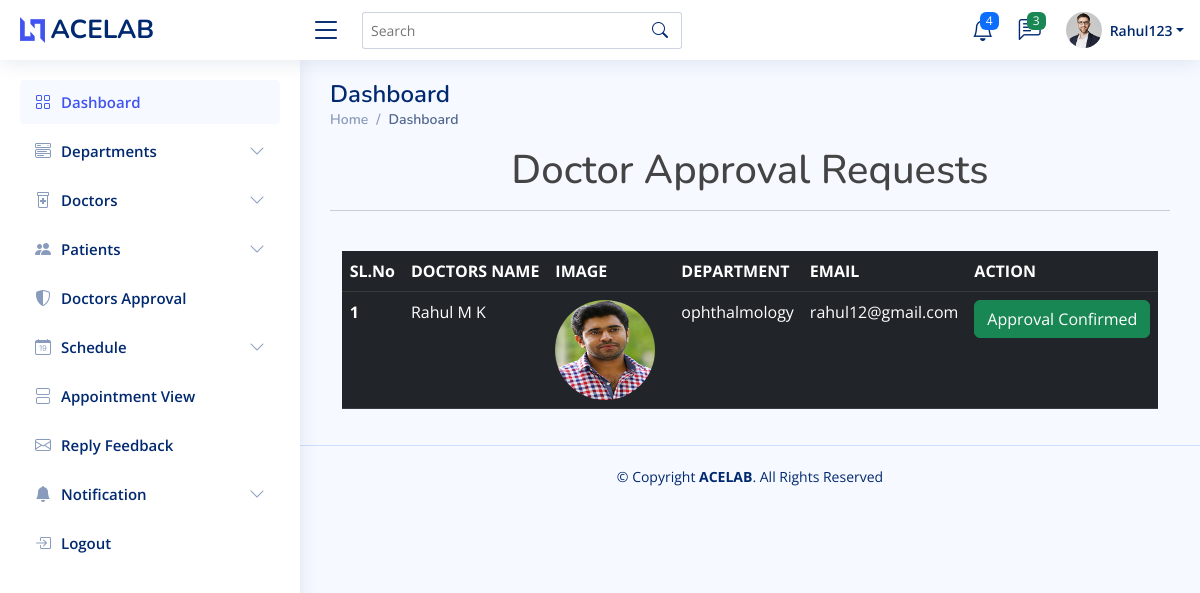
Page /doc_approval_list (signed in) on the committed database.
### home/models.py (models this page shows, shortened)
class Login(AbstractUser):
    is_doctor = models.BooleanField(default=False)
    is_patient = models.BooleanField(default=False)

class doctor(models.Model):
    user = models.OneToOneField(Login, on_delete=models.CASCADE, primary_key=True, related_name='Doctor')
    name = models.CharField(max_length=100)
    department = models.ForeignKey(department, on_delete=models.DO_NOTHING)
    email = models.EmailField()
    Image = models.ImageField(upload_to='images/')
    status = models.IntegerField(default=0)

class department(models.Model):
    dept_name = models.CharField(max_length=100)
    dept_desc = models.TextField()
    def __str__(self):
        return self.dept_name

### home/adminview.py (the view)
# urls.py: path('doc_approval_list', adminview.doc_approval_list, name='doc_approval_list'),
@login_required(login_url='login_view')
def doc_approval_list(request):
    data = doctor.objects.all()
    return render(request, 'admin1/doc_approval_list.html', {'data': data})

### templates/admin1/doc_approval_list.html (shortened to what this page needs)
{% extends 'admin1/admindashboard.html' %}
{% load crispy_forms_tags %}
{% block content %}
<h1 class="text-center">Doctor Approval Requests</h1><hr><br>
<div class="row justify-content-center">
    <div class="col-auto">
        <table class="table table-dark table-responsive">
          <thead>
            <tr>
              <th scope="col">SL.No</th>
              <th scope="col">DOCTORS NAME</th>
              <th scope="col">IMAGE</th>
              <th scope="col">DEPARTMENT</th>
              <th scope="col">EMAIL</th>
              <th scope="col">ACTION</th>
            </tr>
          </thead>
          <tbody>
          {%  for i in data %}
            <tr>
              <th scope="row">{{forloop.counter}}</th>
              <td>{{i.name}}</td>
              <td><img src="{{ i.Image.url }}" class="img-responsive rounded-circle" style="width:100px;height:100px; float: left; margin-right: 10px;" /></td>
              <td>{{i.department}}</td>
              <td>{{i.email}}</td>
              <td>
                {% if i.status == 0 %}
                <a href="{% url 'approve_doc' i.user_id %}" type="button" class="btn btn-success">Approve</a>
                <form action="{% url 'reject_doc' i.user_id %}" method="post" style="display:inline;" onsubmit="window.mytest()">
                  {% csrf_token %}
                  <input type="hidden" value="{{i.id}}" />
                  <button class="btn btn-danger">Reject</button>
                </form>
                {% elif i.status == 1 %}
                <button type="button" class="btn btn-success">Approval Confirmed</button>
                {% else %}
                <button type="button" class="btn btn-danger">Approval rejected</button>
                {% endif %}
              </td>
            </tr>
          {% endfor %}
          </tbody>
        </table>
    </div>
</div>
{% endblock %}

### templates/admin1/admindashboard.html (shortened to what this page needs)
<!DOCTYPE html>
{% load static %}
{%load crispy_forms_tags %}
<html lang="en">
<head>
  <link href=" {% static 'set3/assets/vendor/bootstrap/css/bootstrap.min.css' %} " rel="stylesheet">
  <link href=" {% static 'set3/assets/vendor/bootstrap-icons/bootstrap-icons.css' %} " rel="stylesheet">
  <link href=" {% static 'set3/assets/vendor/boxicons/css/boxicons.min.css' %} " rel="stylesheet">
  <link href=" {% static 'set3/assets/vendor/quill/quill.snow.css' %} " rel="stylesheet">
  <link href=" {% static 'set3/assets/vendor/quill/quill.bubble.css' %} " rel="stylesheet">
  <link href=" {% static 'set3/assets/vendor/remixicon/remixicon.css' %} " rel="stylesheet">
  <link href=" {% static 'set3/assets/vendor/simple-datatables/style.css' %} " rel="stylesheet">
  <link href=" {% static 'set3/assets/css/style.css' %} " rel="stylesheet">
</head>
<body>
  <header id="header" class="header fixed-top d-flex align-items-center">
    <div class="d-flex align-items-center justify-content-between">
      <a href=" {% static 'index.html' %} " class="logo d-flex align-items-center">
        <img src=" {% static 'set3/assets/img/logo.png' %} " alt="">
        <span class="d-none d-lg-block">ACELAB</span>
      </a>
      <i class="bi bi-list toggle-sidebar-btn"></i>
    </div>
    <div class="search-bar">
      <form class="search-form d-flex align-items-center" method="POST" action="#">
        <input type="text" name="query" placeholder="Search" title="Enter search keyword">
        <button type="submit" title="Search"><i class="bi bi-search"></i></button>
      </form>
    </div>
    <nav class="header-nav ms-auto">
      <ul class="d-flex align-items-center">
        <li class="nav-item dropdown">
          <a class="nav-link nav-icon" href="#" data-bs-toggle="dropdown">
            <i class="bi bi-bell"></i>
            <span class="badge bg-primary badge-number">4</span>
          </a>
        </li>
        <li class="nav-item dropdown">
          <a class="nav-link nav-icon" href="#" data-bs-toggle="dropdown">
            <i class="bi bi-chat-left-text"></i>
            <span class="badge bg-success badge-number">3</span>
          </a>
        </li>
        <li class="nav-item dropdown pe-3">
          <a class="nav-link nav-profile d-flex align-items-center pe-0" href="#" data-bs-toggle="dropdown">
            <img src=" {% static 'set3/assets/img/profile-img.jpg' %} " alt="Profile" class="rounded-circle">
            <span class="d-none d-md-block dropdown-toggle ps-2">{{request.user}}</span>
          </a>
        </li>
      </ul>
    </nav>
  </header>
  <aside id="sidebar" class="sidebar">
    <ul class="sidebar-nav" id="sidebar-nav">
      <li class="nav-item">
        <a class="nav-link " href=" {% url 'admindashboard' %} ">
          <i class="bi bi-grid"></i>
          <span>Dashboard</span>
        </a>
      </li>
      <li class="nav-item">
        <a class="nav-link collapsed" data-bs-target="#components-nav" data-bs-toggle="collapse" href="#">
          <i class="bi bi-menu-button-wide"></i><span>Departments</span><i class="bi bi-chevron-down ms-auto"></i>
        </a>
      </li>
      <li class="nav-item">
        <a class="nav-link collapsed" data-bs-target="#forms-nav" data-bs-toggle="collapse" href="#">
          <i class="bi bi-prescription2"></i><span>Doctors</span><i class="bi bi-chevron-down ms-auto"></i>
        </a>
      </li>
      <li class="nav-item">
        <a class="nav-link collapsed" data-bs-target="#tables-nav" data-bs-toggle="collapse" href="#">
          <i class="bi bi-people-fill"></i><span>Patients</span><i class="bi bi-chevron-down ms-auto"></i>
        </a>
      </li>
      <li class="nav-item">
        <a class="nav-link collapsed" href=" {% url 'doc_approval_list' %} ">
          <i class="bi bi-shield-shaded"></i>
          <span>Doctors Approval </span>
        </a>
      </li>
      <li class="nav-item">
        <a class="nav-link collapsed" data-bs-target="#schedule-nav" data-bs-toggle="collapse" href="#">
          <i class="bi bi-calendar-date"></i><span>Schedule</span><i class="bi bi-chevron-down ms-auto"></i>
        </a>
      </li>
      <li class="nav-item">
        <a class="nav-link collapsed" href="{% url 'booking_view' %}">
          <i class="bi bi-view-stacked"></i>
          <span>Appointment View</span>
        </a>
      </li>
      <li class="nav-item">
        <a class="nav-link collapsed" href="{% url 'admin_view_feedbacks' %}">
          <i class="bi bi-envelope"></i>
          <span>Reply Feedback</span>
        </a>
      </li>
      <li class="nav-item">
        <a class="nav-link collapsed" data-bs-target="#notification-nav" data-bs-toggle="collapse" href="#">
          <i class="bi bi-bell-fill"></i><span>Notification</span><i class="bi bi-chevron-down ms-auto"></i>
        </a>
      </li>
      <li class="nav-item">
        <a class="nav-link collapsed" href=" {% static 'pages-login.html' %} ">
          <i class="bi bi-box-arrow-in-right"></i>
          <span>Logout</span>
        </a>
      </li>
    </ul>
  </aside>
  <main id="main" class="main">
    <div class="pagetitle">
      <h1>Dashboard</h1>
      <nav>
        <ol class="breadcrumb">
          <li class="breadcrumb-item"><a href=" {% static 'index.html' %} ">Home</a></li>
          <li class="breadcrumb-item active">Dashboard</li>
        </ol>
      </nav>
    </div>
    <section class="section dashboard">
      <div class="row">
        <div class="col-lg-12 col-md-12 col-sm-12">
            {% block content %}{% endblock%}
        </div>
      </div>
    </section>
  </main>
  <footer id="footer" class="footer">
    <div class="copyright">
      &copy; Copyright <strong><span>ACELAB</span></strong>. All Rights Reserved
    </div>
  </footer>
</body>
</html>

### static/set3/assets/css/style.css (style rules this page uses)
:root { scroll-behavior: smooth; }
body { font-family: "Open Sans", sans-serif; background: #f6f9ff; color: #444444; }
a { color: #4154f1; text-decoration: none; }
h1, h2, h3, h4, h5, h6 { font-family: "Nunito", sans-serif; }
#main { margin-top: 60px; padding: 20px 30px; transition: all 0.3s; }
.pagetitle { margin-bottom: 10px; }
.pagetitle h1 { font-size: 24px; margin-bottom: 0; font-weight: 600; color: #012970; }
.breadcrumb { font-size: 14px; font-family: "Nunito", sans-serif; color: #899bbd; font-weight: 600; }
.breadcrumb a { color: #899bbd; transition: 0.3s; }
.breadcrumb .breadcrumb-item::before { color: #899bbd; }
.breadcrumb .active { color: #51678f; font-weight: 600; }
.logo { line-height: 1; }
@media (min-width: 1200px) { .logo { width: 280px; } }
.logo img { max-height: 26px; margin-right: 6px; }
.logo span { font-size: 26px; font-weight: 700; color: #012970; font-family: "Nunito", sans-serif; }
.header { transition: all 0.5s; z-index: 997; height: 60px; box-shadow: 0px 2px 20px rgba(1, 41, 112, 0.1); background-color: #fff; padding-left: 20px; }
.header .toggle-sidebar-btn { font-size: 32px; padding-left: 10px; cursor: pointer; color: #012970; }
.header .search-bar { min-width: 360px; padding: 0 20px; }
.header .search-form { width: 100%; }
.header .search-form input { border: 0; font-size: 14px; color: #012970; border: 1px solid rgba(1, 41, 112, 0.2); padding: 7px 38px 7px 8px; border-radius: 3px; transition: 0.3s; width: 100%; }
.header .search-form button { border: 0; padding: 0; margin-left: -30px; background: none; }
.header .search-form button i { color: #012970; }
.header-nav ul { list-style: none; }
.header-nav>ul { margin: 0; padding: 0; }
.header-nav .nav-icon { font-size: 22px; color: #012970; margin-right: 25px; position: relative; }
.header-nav .nav-profile { color: #012970; }
.header-nav .nav-profile img { max-height: 36px; }
.header-nav .nav-profile span { font-size: 14px; font-weight: 600; }
.header-nav .badge-number { position: absolute; inset: -2px -5px auto auto; font-weight: normal; font-size: 12px; padding: 3px 6px; }
.sidebar { position: fixed; top: 60px; left: 0; bottom: 0; width: 300px; z-index: 996; transition: all 0.3s; padding: 20px; overflow-y: auto; scrollbar-width: thin; scrollbar-color: #aab7cf transparent; box-shadow: 0px 0px 20px rgba(1, 41, 112, 0.1); background-color: #fff; }
@media (min-width: 1200px) { #main, #footer { margin-left: 300px; } }
.sidebar-nav { padding: 0; margin: 0; list-style: none; }
.sidebar-nav li { padding: 0; margin: 0; list-style: none; }
.sidebar-nav .nav-item { margin-bottom: 5px; }
.sidebar-nav .nav-link { display: flex; align-items: center; font-size: 15px; font-weight: 600; color: #4154f1; transition: 0.3; background: #f6f9ff; padding: 10px 15px; border-radius: 4px; }
.sidebar-nav .nav-link i { font-size: 16px; margin-right: 10px; color: #4154f1; }
.sidebar-nav .nav-link.collapsed { color: #012970; background: #fff; }
.sidebar-nav .nav-link.collapsed i { color: #899bbd; }
.sidebar-nav .nav-link .bi-chevron-down { margin-right: 0; transition: transform 0.2s ease-in-out; }
.footer { padding: 20px 0; font-size: 14px; transition: all 0.3s; border-top: 1px solid #cddfff; }
.footer .copyright { text-align: center; color: #012970; }

### rows in the picture
Login: user "Rahul123"
doctor: name "Rahul M K", Image (picture), department "ophthalmology", email "rahul12@gmail.com", status "Approval Confirmed"
